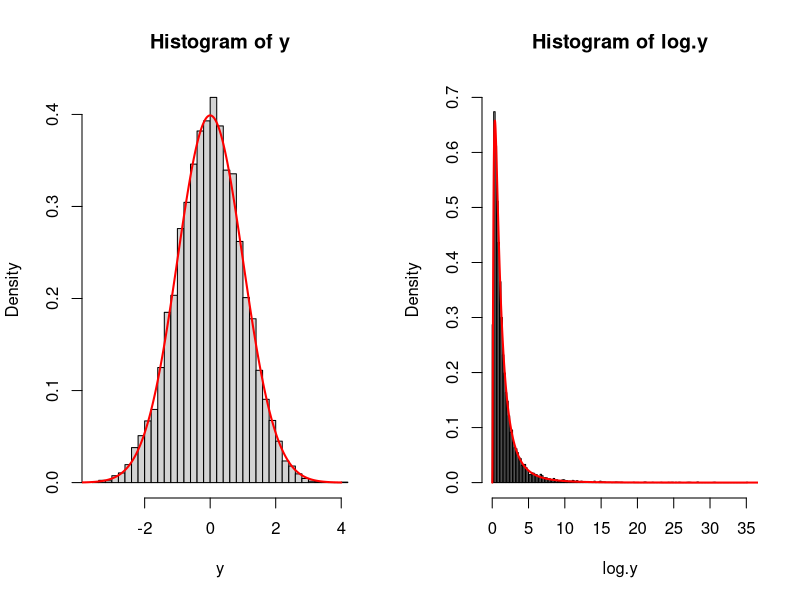
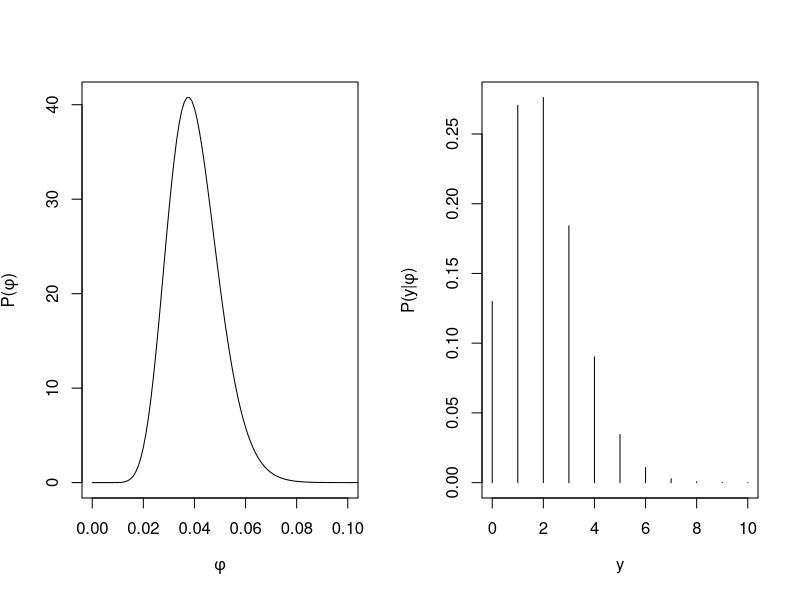
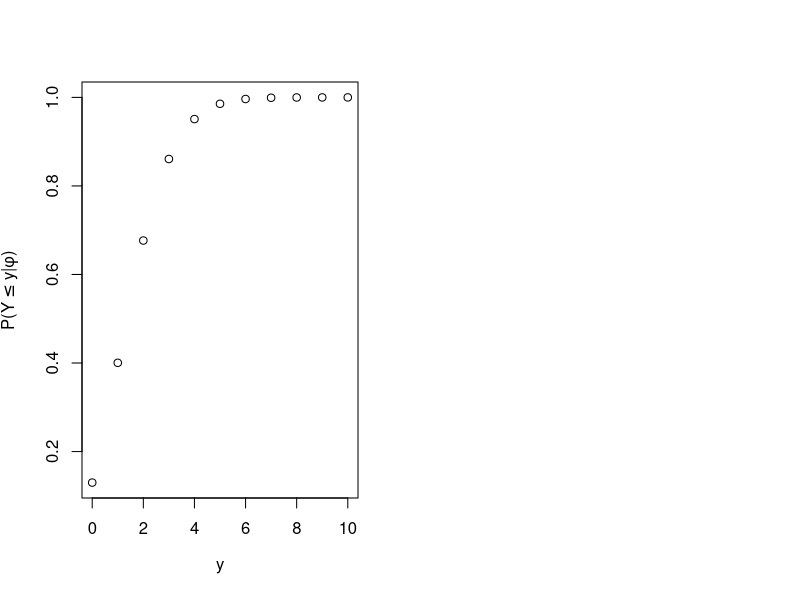
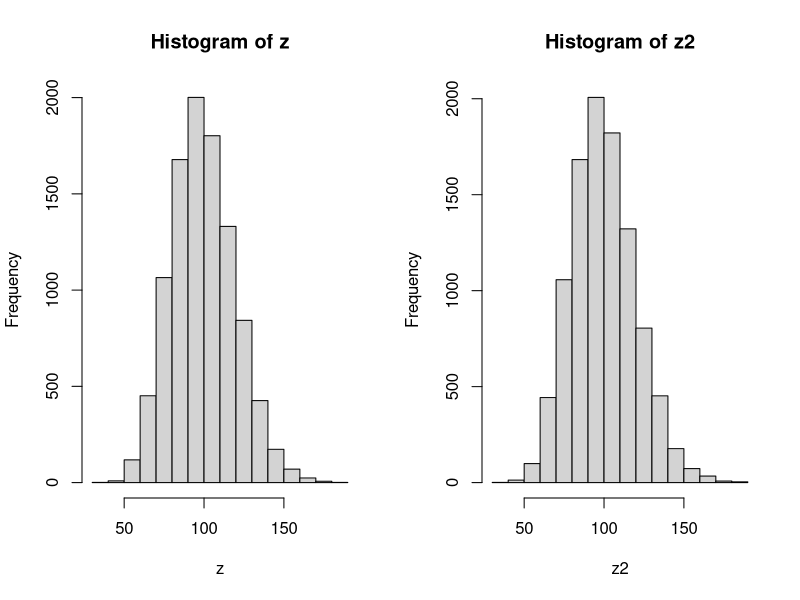
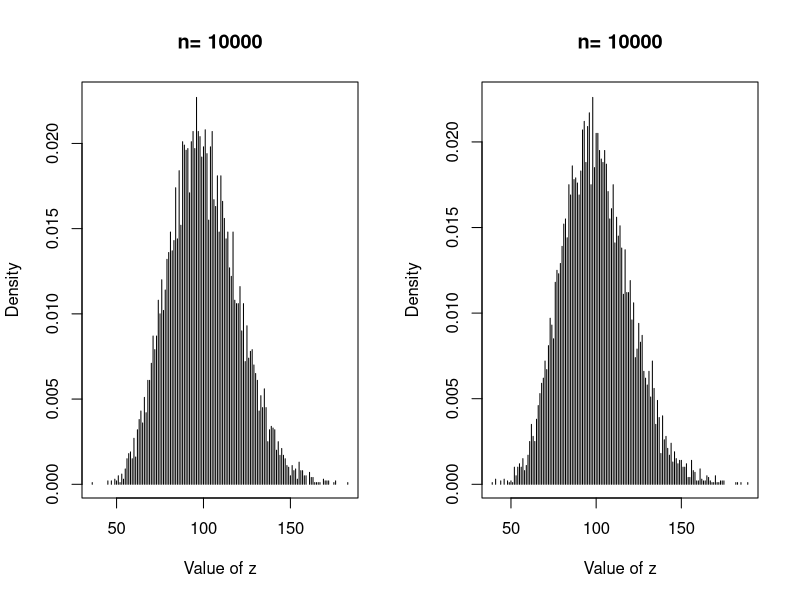
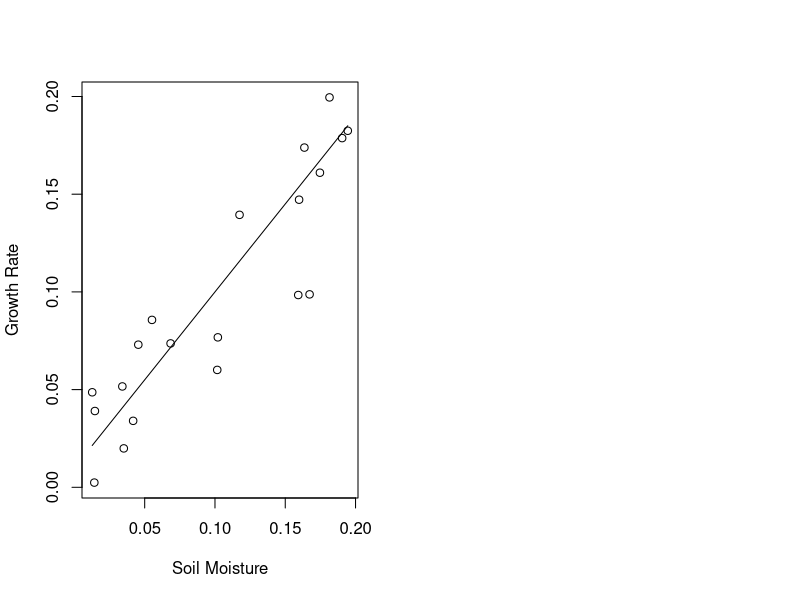

The R source for these figures, in order:
## ---- chunk 1
rm(list = ls())
library(knitr)
knitr::opts_chunk$set(cache = FALSE, warnings = FALSE, tidy = FALSE)

# uncomment out this to generate key
# nokey = FALSE; key = TRUE

# uncomment out this to generate exercise
 nokey = TRUE; key = FALSE
## ---- chunk 2
lambda <- 33.32
n <- 10000
y <- rpois(n, lambda)
mean(y)
var(y)
quantile (y, c(0.025, 0.975))
## ---- chunk 3

prob <- c(.07,.13,.15,.23,.42)
size <- 80 
n <- 1 
rmultinom(n, size, prob)
## ---- chunk 4
x <- 94 
mean <- 103.4
sd <- 23.3
dnorm(x, mean, sd)

q <- c(110, 90) 
p.bound <- pnorm(q, mean = mean, sd = sd)
p.bound[1] - p.bound[2]
## ---- chunk 5
x <- 4 
size <- 24
p <- 0.12
dbinom(x, size, p)
## ---- chunk 6
p <- c(0.56, 0.06, 0.16, 0.22)
y <- c(65, 4, 25, 26)

dmultinom(x = y, prob = p)
## ---- chunk 7
mu <- 1.9
sigma <- 1.4
p <- 0.025
qnorm(p, mu, sigma)
## ---- chunk 8
mu <- 103.4
sd <- 23.2
shape <- mu**2/sd**2
rate <- mu/sd**2
x <- 94
dgamma(x, shape, rate)

q <- c(110, 90)
p.bound <- pgamma(q, shape, rate)
p.bound[1] - p.bound[2]
## ---- chunk 9
par(mfrow=c(1,2))

mean <- 0
sd <- 1
y <- rnorm (10000, mean = mean, sd = sd)
hist(y, breaks = 50, prob = TRUE) 
x  <- seq(-4, 4, .01)
z <- dnorm(x, mean = mean, sd = sd)
lines(x, z, col = "red", lwd = 2)

log.y <- rlnorm(10000, meanlog = mean, sdlog = sd)
hist(log.y, ylim=c(0, .7), breaks = 250, prob = TRUE) 
log.x <- seq(0, 50, .01)
z <- dlnorm(log.x, meanlog = mean, sdlog = sd)
lines(log.x, z, col = "red", lwd = 2)
## ---- chunk 10
median(y)
mean(y)
var(y)

median <- exp(mean)
(mean.log.y <- exp(mean + sd^2/2))
mean(log.y)
(var.log.y <- (exp(sd^2) - 1) * exp(2*mean + sd^2))
var(log.y)
## ---- chunk 11

shape_from_stats <- function(mu , sigma){
          a <-(mu^2-mu^3-mu*sigma^2)/sigma^2
          b <- (mu-2*mu^2+mu^3-sigma^2+mu*sigma^2)/sigma^2
         shape_ps <- c(a,b)
         return(shape_ps)
}

phi <- 0.04
sd <- 0.01
n <- 50

# calc prior parameters
b <- shape_from_stats(mu=phi, sigma=sd)
x <- seq(0,.2,.001)
y <- dbeta(x,b[1],b[2])
plot(x,y,type='l', 
     ylab = expression(paste("P(",phi,")")), 
     xlab = expression(phi),
     xlim = c(0,0.1))
         
## ---- chunk 12

#probability of 5 occupied
x <- 5
phi <- 0.04
n <- 50

dbinom(x=x,p=phi,size=n)

#plot the propability of the data
x <- seq(0,10)
y <- dbinom(x=x,p=phi,size=n)
plot(x,y,typ='h',
     ylab=expression(paste("P(y|",phi,")"),),
     xlab=expression(y))

## ---- chunk 13

#prob at least 5 occupied
q <- 4
phi <- 0.04
n <- 50
1-pbinom(q=q,p=phi,size=n)
x <- seq(0,10)
y <- pbinom(q=x,p=phi,size=n)
plot(x,y,
     ylab=expression(paste("P(",Y<=y,"|",phi,")")),
     xlab=expression(y))

## ---- chunk 14

#simulate 0-1 data, which is equivalent to Bernoulli since size=1
n <- 75
size <- 1
phi <- 0.04

y.sim <- rbinom(n=n,size=size,prob=phi)
y.sim
## ---- chunk 15
## r (kappa) is dispersion called "size" in R
n <- 10000
lambda <- 100
sigma <- sqrt(400)
r <- lambda^2/(sigma^2-lambda)
z <- rnbinom(n,mu=lambda,size=r)
mean(z)
sd(z)
## ---- chunk 16
## Parameterized for JAGS using probabilty parameter
n <- 10000
lambda <- 100
sigma <- sqrt(400)
r <- lambda^2/(sigma^2-lambda)
z2 <- rnbinom(n,prob=r/(r+lambda),size=r)
mean(z2)
sd(z2)

# Alternatively
lambda <- 100
r <- lambda^2/(sigma^2-lambda)
sigma <- sqrt(lambda + lambda^2/r)
z <- rnbinom(n, mu=lambda, size=r)
## ---- chunk 17
## Parameterized for JAGS using probabilty parameter
n <- 10000
lambda <- 100
sigma <- sqrt(400)
r <- lambda^2/(sigma^2-lambda)

z <- rnbinom(n,mu=lambda,size=r) #first parameterization
z2 <- rnbinom(n,prob=r/(r+lambda),size=r) #second parameterization

par(mfrow=c(1,2))
hist(z)
hist(z2)

library(plyr)
y <- count(z)
dens <- y$freq/n
y <- cbind(y,dens)
plot(y$x,y$dens, type="h", 
     ylab="Density",
     xlab="Value of z",
     main=paste("n=",n))
y <- count(z2)
dens <- y$freq/n
y <- cbind(y,dens)
plot(y$x,y$dens, type="h", 
     ylab="Density",
     xlab="Value of z",
     main=paste("n=",n))
## ---- chunk 18
x <- runif(20,0.01,0.2)
mu <- 0.01 + 0.9*x
sigma <- 0.03
alpha <- mu^2/sigma^2
beta <- mu/sigma^2
y <- rgamma(length(mu), alpha, beta)
plot(x,y,
     xlab="Soil Moisture",
     ylab="Growth Rate")
lines(x,mu)
